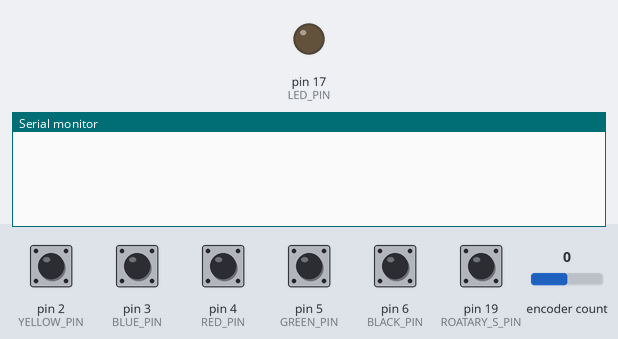
Bench run of a sketch on a simulated SparkFun Pro Micro, built with avr-gcc and run on an emulated ATmega32U4. Shown: output pins drawn as LEDs (lit = HIGH), the last lines printed to the serial monitor. Inputs (shaded band) come from the test bench; at power-on: pin 2 (YELLOW_PIN), pin 3 (BLUE_PIN), pin 4 (RED_PIN), pin 5 (GREEN_PIN), pin 6 (BLACK_PIN), pin 19 (ROATARY_S_PIN) HIGH, encoder count 0. USB keyboard and mouse output is not drawn.

Above: at 1.2 s.
1.3 s: encoder count set to 1
At 2.1 s:
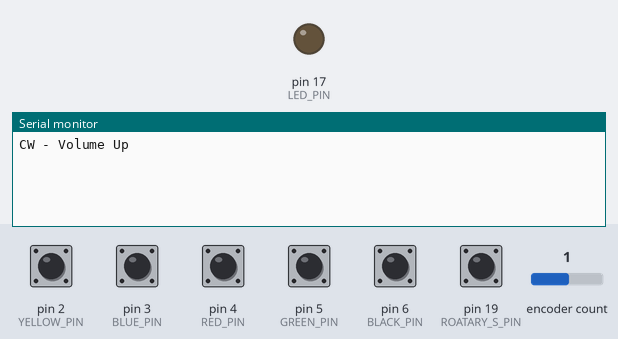
2.8 s: pin 2 (YELLOW_PIN) pulled LOW for 0.15 s
At 3.5 s:
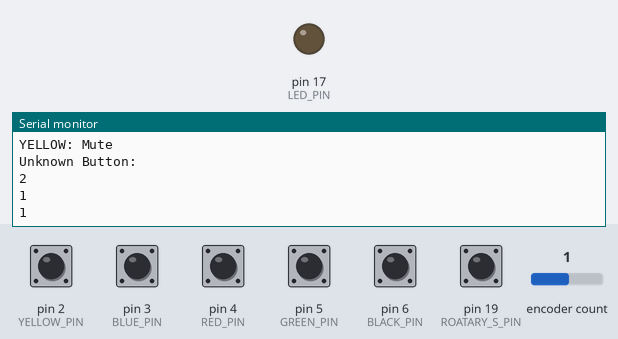
4.4 s: pin 3 (BLUE_PIN) pulled LOW for 0.15 s
At 4.55 s:
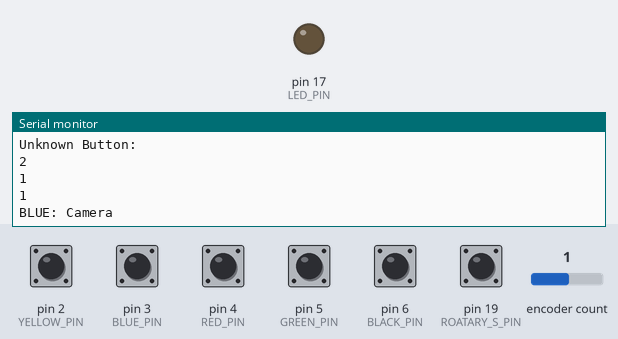
6.0 s: pin 4 (RED_PIN) pulled LOW for 0.15 s
At 6.15 s:
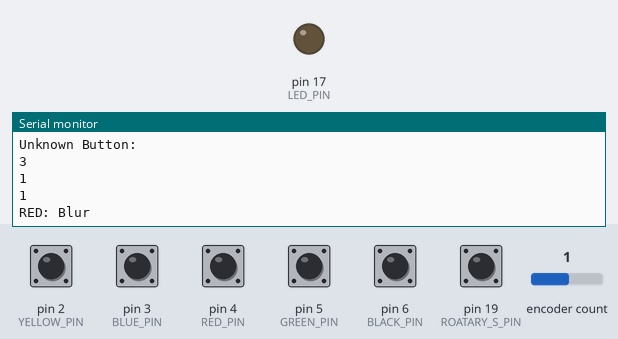
7.6 s: pin 5 (GREEN_PIN) pulled LOW for 0.15 s
At 7.75 s:
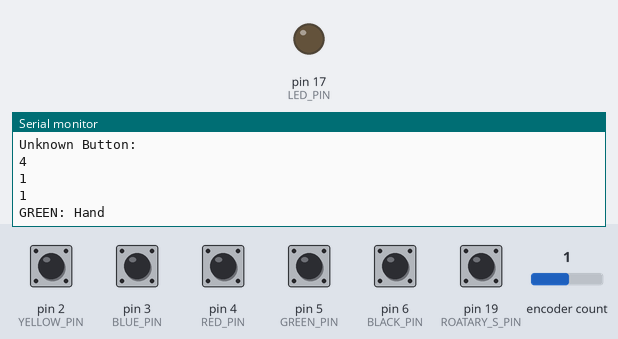
9.2 s: pin 6 (BLACK_PIN) pulled LOW for 0.15 s
At 9.35 s:
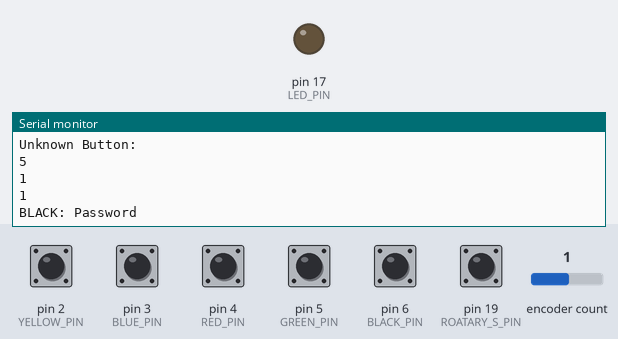
Timing chart, 0 to 11.8 s (numbered marks = the images above; inputs shaded):
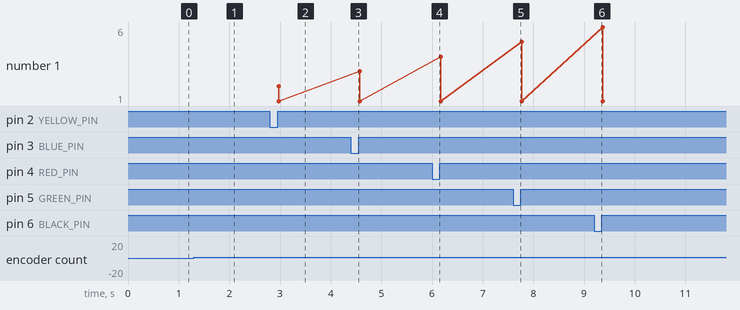

Measured:
- after the input at 1.3 s, the serial monitor: prints a new line at once (image 1)
- after the input at 2.8 s, the serial monitor: prints a new line at once (image 2)
- after the input at 4.4 s, the serial monitor: prints a new line at once (image 3)
- after the input at 6.0 s, the serial monitor: prints a new line at once (image 4)
- after the input at 7.6 s, the serial monitor: prints a new line at once (image 5)
- after the input at 9.2 s, the serial monitor: prints a new line at once (image 6)

The sketch:

buttonbox.ino
```cpp
// (licence header left out)
// https://github.com/NicoHood/HID
#include <HID-Project.h>
#include <HID-Settings.h>

// https://github.com/mprograms/SimpleRotary/blob/master/src/SimpleRotary.h
#include <SimpleRotary.h>

// https://github.com/bxparks/AceButton
#include <AceButton.h>
using namespace ace_button;


// Button Pinout
const int RED_PIN = 4;
const int BLUE_PIN = 3;
const int GREEN_PIN = 5;
const int YELLOW_PIN = 2;
const int BLACK_PIN = 6;

// ProMicro onboard LED pin (RXLED)
const int LED_PIN =  17;

// Create AceButton wrappers
AceButton redButton(RED_PIN);
AceButton blueButton(BLUE_PIN);
AceButton greenButton(GREEN_PIN);
AceButton yellowButton(YELLOW_PIN);
AceButton blackButton(BLACK_PIN);

// Create Rotary Switch wrapper
const int ROATARY_A_PIN = 20; // A2
const int ROATARY_B_PIN = 21; // A3
const int ROATARY_S_PIN = 19; // A1
SimpleRotary rotary(ROATARY_A_PIN, ROATARY_B_PIN, ROATARY_S_PIN);

// AceButton event handler
void handleEvent(AceButton*, uint8_t, uint8_t);

void setup() {
  Serial.begin(9600);

  // initialize the LED pin as an output:
  pinMode(LED_PIN, OUTPUT);

  // initialize the pushbutton pins as an input with onboard pullup:
  pinMode(RED_PIN, INPUT_PULLUP);
  pinMode(BLUE_PIN, INPUT_PULLUP);
  pinMode(GREEN_PIN, INPUT_PULLUP);
  pinMode(YELLOW_PIN, INPUT_PULLUP);
  pinMode(BLACK_PIN, INPUT_PULLUP);

  // init the event handlers
  redButton.setEventHandler(handleEvent);
  blueButton.setEventHandler(handleEvent);
  greenButton.setEventHandler(handleEvent);
  yellowButton.setEventHandler(handleEvent);
  blackButton.setEventHandler(handleEvent);

  // init media key support
  Consumer.begin();
}

void loop() {
  redButton.check();
  blueButton.check();
  greenButton.check();
  yellowButton.check();
  blackButton.check();

  switch (rotary.rotate()) {
    case 1: {
      Serial.println("CW - Volume Up");
      Consumer.write(MEDIA_VOLUME_UP);
      break;
    }
    case 2: {
      Serial.println("CCW - Volume Down");
      Consumer.write(MEDIA_VOLUME_DOWN);
      break;
    }
  }

  if (rotary.push() == 1) {
    Serial.println("Pushed");
    Consumer.write(MEDIA_VOLUME_MUTE);
  }
}

void handleEvent(AceButton* button, uint8_t eventType, uint8_t buttonState) {
  if (eventType == AceButton::kEventPressed) {
    switch (button->getPin()) {
      case RED_PIN: {
        Serial.println("RED: Blur");
        Keyboard.press(KEY_LEFT_CTRL);
        Keyboard.press(KEY_LEFT_SHIFT);
        Keyboard.press(KEY_P);
        delay(100);
        Keyboard.releaseAll();
        break;
      }
      case BLUE_PIN: {
        Serial.println("BLUE: Camera");
        Keyboard.press(KEY_LEFT_CTRL);
        Keyboard.press(KEY_LEFT_SHIFT);
        Keyboard.press(KEY_O);
        delay(100);
        Keyboard.releaseAll();
        break;
      }
      case GREEN_PIN: {
        Serial.println("GREEN: Hand");
        Keyboard.press(KEY_LEFT_CTRL);
        Keyboard.press(KEY_LEFT_SHIFT);
        Keyboard.press(KEY_K);
        delay(100);
        Keyboard.releaseAll();
        break;
      }
      case YELLOW_PIN: {
        Serial.println("YELLOW: Mute");
        Keyboard.press(KEY_LEFT_CTRL);
        Keyboard.press(KEY_LEFT_SHIFT);
        Keyboard.press(KEY_M);
        delay(100);
        Keyboard.releaseAll();
        break;
      }
      case BLACK_PIN: {
        Serial.println("BLACK: Password");
        Keyboard.print("XXXXXXXXXX");
        break;
      }
    }
  } else {
    Serial.println("Unknown Button: ");
    Serial.println(button->getPin());
    Serial.println(eventType);
    Serial.println(buttonState);
  }
}
```
